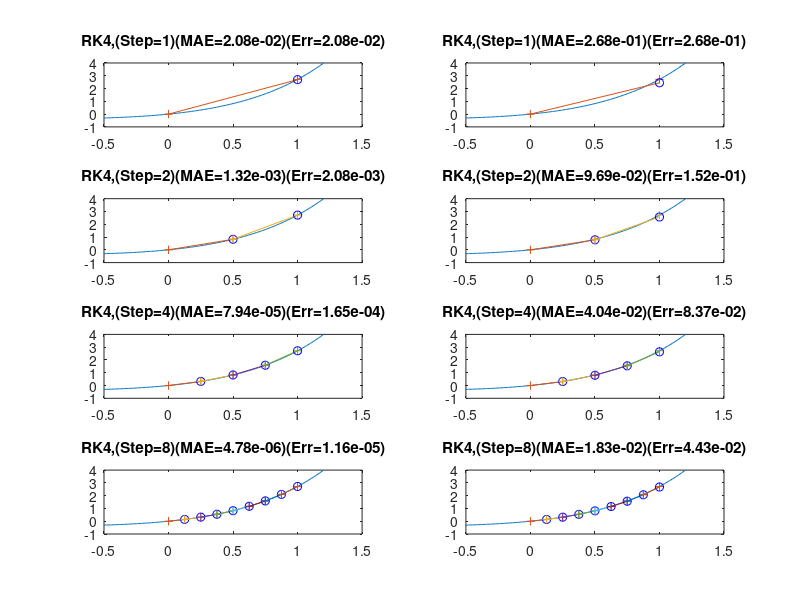

This figure's MATLAB source:
clf;

f=@(t,y) exp(t)+y;
sol=@(t) (t).*exp(t);
figure(1,'name','dy/dt=e^t+y')
y0=0;
t0=0;
tf=1;
tt=-0.5:0.01:(tf+0.2);

%~ a=5;
%~ f=@(t,y) y+a*exp(t).*cos(a*t);
%~ sol=@(t) exp(t).*sin(a*t);
%~ figure(1,'name',sprintf('dy/dt=sin(%dt)e^t+y',a));
%~ y0=0;
%~ t0=0;
%~ tf=2;
%~ tt=-0.5:0.01:(tf+0.2);



stf=sol(tf);

function vonalak(ax,t0,t1,y0,y1,st1)
    line(ax,[t0,t1],[y0,y1]);
    line(ax,[t1,t1],[y1,st1],'color','m');
    plot(ax,[t0,t1],[y0,st1],'+');
    plot(ax,t1,y1,'bo');
end

function Euler(ax,f,sol,tt,step,t0,tf,y0)
  plot(ax,tt,sol(tt));
  hold on;
  h=(tf-t0)/step;
  err=0;
  while t0+1e-15<tf
    y1=y0+h*f(t0,y0);
    t1=t0+h;
    st1=sol(t1);
    vonalak(ax,t0,t1,y0,y1,st1);
    err=err+abs(y1-st1);
    t0=t1;
    y0=y1;
  end
  title(ax,sprintf('Euler,(Step=%d)(MAE=%.2e)(Err=%.2e)',step,err/step,abs(sol(tf)-y0)));
end
%%%%%%%%%%%%%%%%%%%%%%%%%

function Middle(ax,f,sol,tt,step,t0,tf,y0)
  plot(ax,tt, sol(tt));
  hold on;
  h=(tf-t0)/step;
  err=0;
  while t0+1e-15<tf
    k1=f(t0,y0);
    k2=f(t0+h/2,y0+h/2*k1);
    %y1=y0+h*(k1+k2)/2;
    y1=y0+h*k2;
    t1=t0+h;
    st1=sol(t1);
    vonalak(ax,t0,t1,y0,y1,st1);
    err=err+abs(y1-st1);
    t0=t1;
    y0=y1;
  end  
  title(ax,sprintf('Middle-point,(Step=%d)(MAE=%.2e)(Err=%.2e)',step,err/step,abs(sol(tf)-y0)));
end
%%%%%%%%%%%%%%%%%%%%%%%%%

function RK4(ax,f,sol,tt,step,t0,tf,y0,w)
  plot(ax,tt,sol(tt));
  hold on;
  h=(tf-t0)/step;
%disp(h);
  err=0;
  while t0+1e-15<tf
    k1=f(t0,y0);
    k2=f(t0+h/2,y0+h/2*k1);
    k3=f(t0+h/2,y0+h/2*k2);
    k4=f(t0+h,y0+h*k3);
    y1=y0+h/sum(w)*dot(w,[k1,k2,k3,k4]);
    t1=t0+h;
    st1=sol(t1);
    vonalak(ax,t0,t1,y0,y1,st1);
    err=err+abs(y1-st1);
    t0=t1;
    y0=y1;
  end    
  title(ax,sprintf('RK4,(Step=%d)(MAE=%.2e)(Err=%.2e)',step,err/step,abs(sol(tf)-y0)));
end

spn=1;
nit=4;
osz=2;
for it=1:nit
  step=2^(it-1);
%  Euler(subplot(nit,3,spn),f,sol,tt,step,t0,tf,y0);
%  Middle(subplot(nit,3,spn+1),f,sol,tt,step,t0,tf,y0);
  RK4(subplot(nit,osz,spn),f,sol,tt,step,t0,tf,y0,[1,2,2,1]);
  RK4(subplot(nit,osz,spn+1),f,sol,tt,step,t0,tf,y0,[2,3,3,1]);
  spn=spn+osz;
end
%%%%%%%%%%%%%%%%%%%%%%%%%

[t,y]=ode45(f,[t0,tf],y0);
disp(abs(y(end)-sol(tf)))
%print '-S1000,1000' -dpdf f1.pdf
